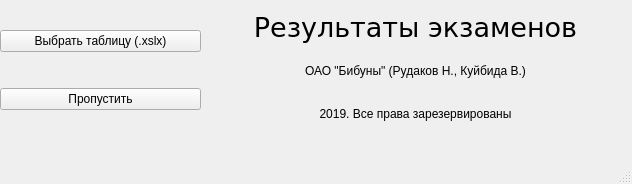
<?xml version="1.0" encoding="UTF-8"?>
<ui version="4.0">
 <class>MainWindow</class>
 <widget class="QMainWindow" name="MainWindow">
  <property name="geometry">
   <rect>
    <x>0</x>
    <y>0</y>
    <width>632</width>
    <height>184</height>
   </rect>
  </property>
  <property name="windowTitle">
   <string>Результаты Экзаменов</string>
  </property>
  <widget class="QWidget" name="centralwidget">
   <widget class="QWidget" name="verticalLayoutWidget">
    <property name="geometry">
     <rect>
      <x>0</x>
      <y>0</y>
      <width>201</width>
      <height>141</height>
     </rect>
    </property>
    <layout class="QVBoxLayout" name="verticalLayout">
     <item>
      <widget class="QPushButton" name="btn_choose_table">
       <property name="text">
        <string>Выбрать таблицу (.xslx)</string>
       </property>
      </widget>
     </item>
     <item>
      <widget class="QPushButton" name="button_skip">
       <property name="text">
        <string>Пропустить</string>
       </property>
      </widget>
     </item>
    </layout>
   </widget>
   <widget class="QFrame" name="verticalFrame_2">
    <property name="geometry">
     <rect>
      <x>200</x>
      <y>0</y>
      <width>431</width>
      <height>141</height>
     </rect>
    </property>
    <layout class="QVBoxLayout" name="verticalLayout_2">
     <item>
      <widget class="QLabel" name="label">
       <property name="font">
        <font>
         <family>Verdana</family>
         <pointsize>20</pointsize>
        </font>
       </property>
       <property name="text">
        <string>Результаты экзаменов</string>
       </property>
       <property name="alignment">
        <set>Qt::AlignCenter</set>
       </property>
      </widget>
     </item>
     <item>
      <widget class="QLabel" name="label_2">
       <property name="text">
        <string>ОАО &quot;Бибуны&quot; (Рудаков Н., Куйбида В.)</string>
       </property>
       <property name="alignment">
        <set>Qt::AlignCenter</set>
       </property>
      </widget>
     </item>
     <item>
      <widget class="QLabel" name="label_3">
       <property name="text">
        <string>2019. Все права зарезервированы</string>
       </property>
       <property name="alignment">
        <set>Qt::AlignCenter</set>
       </property>
      </widget>
     </item>
    </layout>
   </widget>
  </widget>
  <widget class="QMenuBar" name="menubar">
   <property name="geometry">
    <rect>
     <x>0</x>
     <y>0</y>
     <width>632</width>
     <height>22</height>
    </rect>
   </property>
  </widget>
  <widget class="QStatusBar" name="statusbar"/>
 </widget>
 <resources/>
 <connections/>
</ui>
